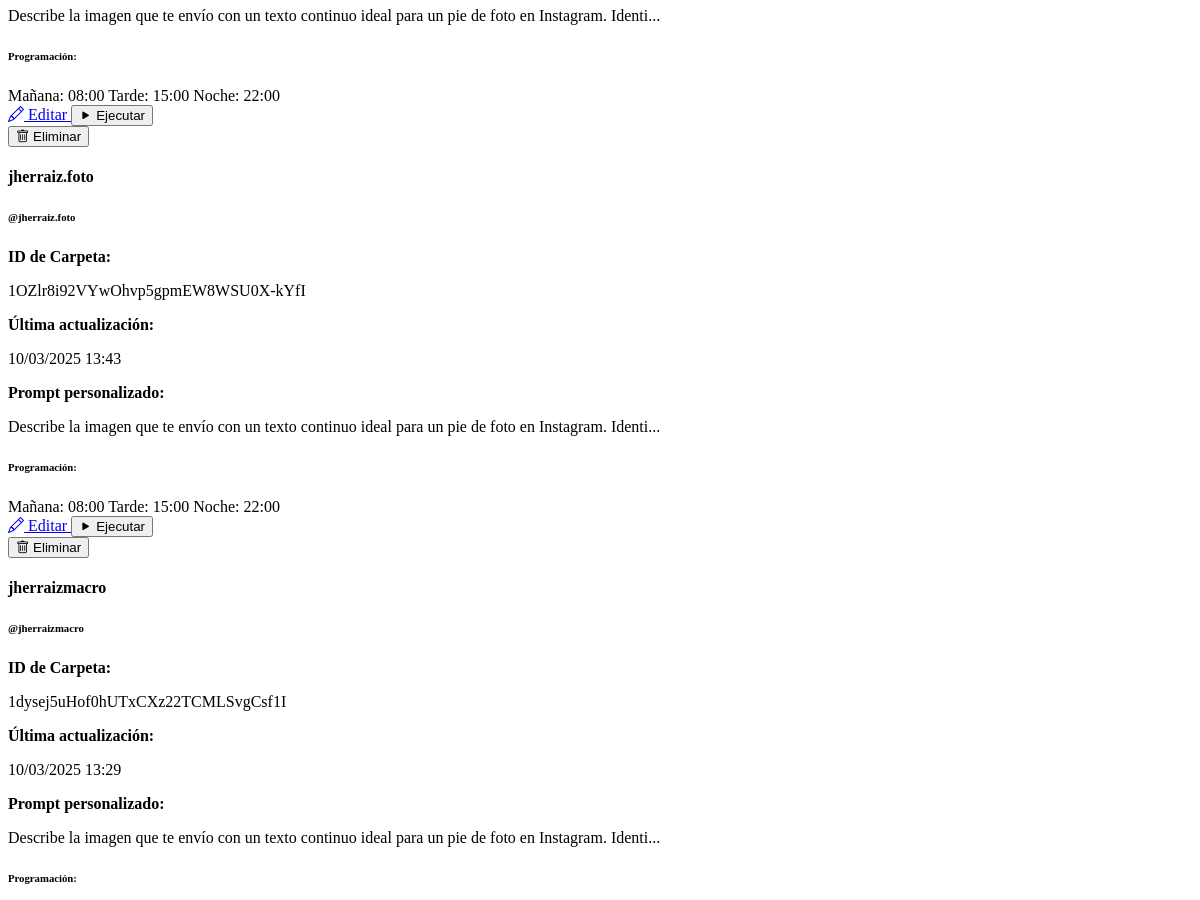
/config (signed in, middle part), run on an earlier commit of the app's database.
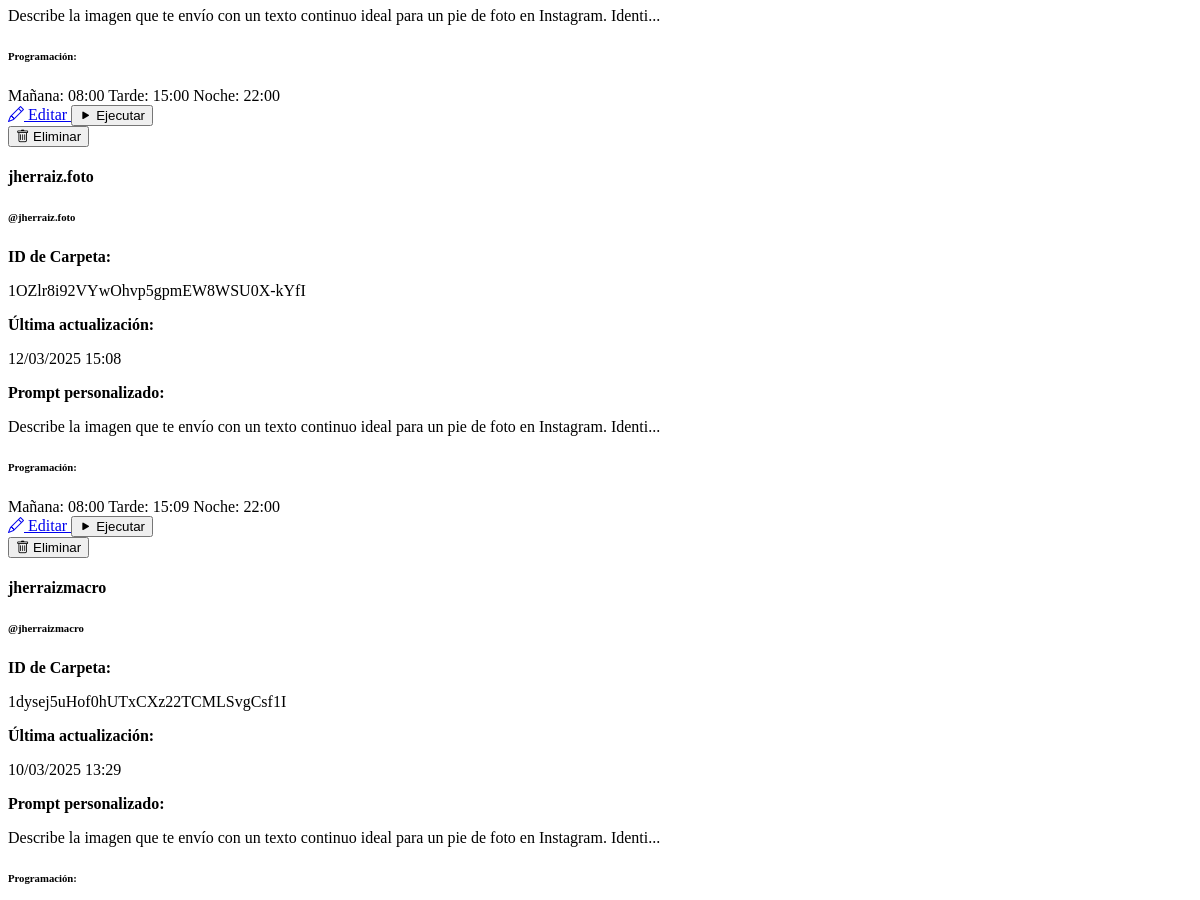
And on a later commit of the database.
### models.py (models this page shows)
class Account(db.Model):
    id = db.Column(db.Integer, primary_key=True)
    name = db.Column(db.String(100), nullable=False)
    instagram_username = db.Column(db.String(100), nullable=False)
    instagram_password = db.Column(db.String(100), nullable=False)
    google_credentials = db.Column(db.Text)
    folder_id = db.Column(db.String(100))
    gemini_api_key = db.Column(db.String(100))
    created_at = db.Column(db.DateTime, default=datetime.utcnow)
    updated_at = db.Column(db.DateTime, default=datetime.utcnow, onupdate=datetime.utcnow)
    publications = db.relationship('PublicationHistory', backref='account', lazy=True)
    gemini_prompt = db.Column(db.Text, default="Describe la imagen que te envío con un texto continuo ideal para un pie de foto en Instagram. Identifica la especie del ave y proporciona detalles sobre su aspecto, hábitat y distribución, manteniendo un tono natural, atractivo y animado. Incluye emojis y hashtags adecuados para resaltar la belleza de la naturaleza y la fotografía de aves. Con enfoque en la fotografía. Responde únicamente con el texto solicitado, sin añadir introducciones ni comentarios adicionales.")
    morning_post = db.Column(db.Boolean, default=True)
    morning_time = db.Column(db.String(5), default="08:00")
    afternoon_post = db.Column(db.Boolean, default=True)
    afternoon_time = db.Column(db.String(5), default="15:00")
    evening_post = db.Column(db.Boolean, default=True)
    evening_time = db.Column(db.String(5), default="22:00")

### app.py (the view)
@app.route('/config', methods=['GET', 'POST'])
@login_required
def config():
    accounts = Account.query.all()
    account_count = len(accounts)
    can_add_more = account_count < 4
    return render_template('config.html', accounts=accounts, can_add_more=can_add_more, account_count=account_count)

### app.py (called while the page is built)
@login_manager.user_loader
def load_user(user_id):
    return User.query.get(int(user_id))

### templates/config.html (shortened to what the changed rows need)
{% extends 'base.html' %}
{% block content %}
<div class="container">
    {% if form %}
    <div class="card mb-4">
        <div class="card-header bg-primary bg-opacity-25">
            {% if edit_mode %}
            <h4>Editar Cuenta: {{ account.name }}</h4>
            {% else %}
            <h4>Nueva Cuenta</h4>
            {% endif %}
        </div>
        <div class="card-body">
            <form method="post">
                {{ form.hidden_tag() }}
                <div class="row mb-3">
                    <div class="col-md-6">
                        <div class="mb-3">
                            {{ form.name.label(class="form-label") }}
                            {{ form.name(class="form-control") }}
                            {% if form.name.errors %}
                            <div class="text-danger small">
                                {% for error in form.name.errors %}
                                {{ error }}
                                {% endfor %}
                            </div>
                            {% endif %}
                        </div>
                        <div class="mb-3">
                            {{ form.instagram_username.label(class="form-label") }}
                            {{ form.instagram_username(class="form-control") }}
                            {% if form.instagram_username.errors %}
                            <div class="text-danger small">
                                {% for error in form.instagram_username.errors %}
                                {{ error }}
                                {% endfor %}
                            </div>
                            {% endif %}
                        </div>
                        <div class="mb-3 password-container">
                            {{ form.instagram_password.label(class="form-label") }}
                            {{ form.instagram_password(class="form-control", type="password", id="instagram_password") }}
                            <button type="button" class="toggle-password" data-target="instagram_password">
                                <i class="bi bi-eye"></i>
                            </button>
                            {% if form.instagram_password.errors %}
                            <div class="text-danger small">
                                {% for error in form.instagram_password.errors %}
                                {{ error }}
                                {% endfor %}
                            </div>
                            {% endif %}
                        </div>
                    </div>
                    <div class="col-md-6">
                        <div class="mb-3">
                            {{ form.folder_id.label(class="form-label") }}
                            <div class="input-group">
                                {{ form.folder_id(class="form-control") }}
                                <span class="input-group-text" data-bs-toggle="tooltip" title="ID de la carpeta de Google Drive donde se encuentran las imágenes">
                                    <i class="bi bi-question-circle"></i>
                                </span>
                            </div>
                            {% if form.folder_id.errors %}
                            <div class="text-danger small">
                                {% for error in form.folder_id.errors %}
                                {{ error }}
                                {% endfor %}
                            </div>
                            {% endif %}
                        </div>
                        <div class="mb-3">
                            {{ form.gemini_api_key.label(class="form-label") }}
                            <div class="input-group">
                                {{ form.gemini_api_key(class="form-control", type="password", id="gemini_api_key") }}
                                <button type="button" class="toggle-password input-group-text" data-target="gemini_api_key">
                                    <i class="bi bi-eye"></i>
                                </button>
                            </div>
                            {% if form.gemini_api_key.errors %}
                            <div class="text-danger small">
                                {% for error in form.gemini_api_key.errors %}
                                {{ error }}
                                {% endfor %}
                            </div>
                            {% endif %}
                        </div>
                        <div class="mb-3">
                            {{ form.google_credentials.label(class="form-label") }}
                            <div class="input-group">
                                {{ form.google_credentials(class="form-control", rows="3") }}
                                <span class="input-group-text" data-bs-toggle="tooltip" title="JSON de credenciales de Google codificado en Base64">
                                    <i class="bi bi-question-circle"></i>
                                </span>
                            </div>
                            {% if form.google_credentials.errors %}
                            <div class="text-danger small">
                                {% for error in form.google_credentials.errors %}
                                {{ error }}
                                {% endfor %}
                            </div>
                            {% endif %}
                        </div>
                        <div class="mb-3">
                            {{ form.gemini_prompt.label(class="form-label") }}
                            <div class="input-group">
                                {{ form.gemini_prompt(class="form-control", rows="5") }}
                                <span class="input-group-text" data-bs-toggle="tooltip" title="Prompt personalizado para generar descripciones de imágenes con Gemini AI">
                                    <i class="bi bi-question-circle"></i>
                                </span>
                            </div>
                            {% if form.gemini_prompt.errors %}
                            <div class="text-danger small">
                                {% for error in form.gemini_prompt.errors %}
                                {{ error }}
                                {% endfor %}
                            </div>
                            {% endif %}
                            <div class="form-text small text-muted">
                                Personaliza el prompt para generar descripciones que se adapten al estilo de esta cuenta.
                            </div>
                        </div>
                    </div>
                </div>
                <h5 class="mt-4 mb-3">Programación de publicaciones</h5>
                <div class="row">
                    <div class="col-md-4">
                        <div class="card mb-3">
                            <div class="card-body">
                                <h6 class="card-title">Mañana</h6>
                                <div class="mb-2 form-check">
                                    {{ form.morning_post(class="form-check-input schedule-toggle", data_target="morning_time") }}
                                    {{ form.morning_post.label(class="form-check-label") }}
                                </div>
                                <div class="mb-2">
                                    <label class="form-label">Hora</label>
                                    {{ form.morning_time(class="form-control", id="morning_time") }}
                                </div>
                            </div>
                        </div>
                    </div>
                    <div class="col-md-4">
                        <div class="card mb-3">
                            <div class="card-body">
                                <h6 class="card-title">Tarde</h6>
                                <div class="mb-2 form-check">
                                    {{ form.afternoon_post(class="form-check-input schedule-toggle", data_target="afternoon_time") }}
                                    {{ form.afternoon_post.label(class="form-check-label") }}
                                </div>
                                <div class="mb-2">
                                    <label class="form-label">Hora</label>
                                    {{ form.afternoon_time(class="form-control", id="afternoon_time") }}
                                </div>
                            </div>
                        </div>
                    </div>
                    <div class="col-md-4">
                        <div class="card mb-3">
                            <div class="card-body">
                                <h6 class="card-title">Noche</h6>
                                <div class="mb-2 form-check">
                                    {{ form.evening_post(class="form-check-input schedule-toggle", data_target="evening_time") }}
                                    {{ form.evening_post.label(class="form-check-label") }}
                                </div>
                                <div class="mb-2">
                                    <label class="form-label">Hora</label>
                                    {{ form.evening_time(class="form-control", id="evening_time") }}
                                </div>
                            </div>
                        </div>
                    </div>
                </div>
                <div class="d-flex mt-4">
                    {{ form.submit(class="btn btn-primary me-2") }}
                    {% if edit_mode %}
                    <a href="{{ url_for('config') }}" class="btn btn-secondary">Cancelar</a>
                    {% endif %}
                </div>
            </form>
        </div>
    </div>
    {% else %}
    {% if accounts %}
    <div class="row g-4">
        {% for account in accounts %}
        <div class="col-md-6">
            <div class="card h-100 account-card">
                <div class="card-body">
                    <h4 class="card-title">{{ account.name }}</h4>
                    <h6 class="card-subtitle mb-3 text-muted">@{{ account.instagram_username }}</h6>
                    <div class="row mb-3">
                        <div class="col-md-6">
                            <p class="mb-1"><strong>ID de Carpeta:</strong></p>
                            <p class="text-muted small">{{ account.folder_id }}</p>
                        </div>
                        <div class="col-md-6">
                            <p class="mb-1"><strong>Última actualización:</strong></p>
                            <p class="text-muted small">{{ account.updated_at.strftime('%d/%m/%Y %H:%M') }}</p>
                        </div>
                    </div>
                    <div class="row mb-3">
                        <div class="col-12">
                            <p class="mb-1"><strong>Prompt personalizado:</strong></p>
                            <p class="text-muted small">
                                {% if account.gemini_prompt and account.gemini_prompt|length > 100 %}
                                {{ account.gemini_prompt[:100] }}...
                                {% elif account.gemini_prompt %}
                                {{ account.gemini_prompt }}
                                {% else %}
                                <em>Usando prompt predeterminado</em>
                                {% endif %}
                            </p>
                        </div>
                    </div>
                    <h6 class="mb-2">Programación:</h6>
                    <div class="d-flex flex-wrap mb-3">
                        {% if account.morning_post %}
                        <span class="badge bg-info me-2 mb-1">Mañana: {{ account.morning_time }}</span>
                        {% endif %}
                        {% if account.afternoon_post %}
                        <span class="badge bg-info me-2 mb-1">Tarde: {{ account.afternoon_time }}</span>
                        {% endif %}
                        {% if account.evening_post %}
                        <span class="badge bg-info me-2 mb-1">Noche: {{ account.evening_time }}</span>
                        {% endif %}
                    </div>
                    <div class="d-flex mt-3">
                        <a href="{{ url_for('edit_account', account_id=account.id) }}" class="btn btn-sm btn-outline-primary me-2">
                            <i class="bi bi-pencil"></i> Editar
                        </a>
                        <button type="button" class="btn btn-sm btn-outline-success me-2 run-script" data-account-id="{{ account.id }}">
                            <span class="button-text"><i class="bi bi-play-fill"></i> Ejecutar</span>
                        </button>
                        <form action="{{ url_for('delete_account', account_id=account.id) }}" method="post" class="d-inline">
                            <button type="submit" class="btn btn-sm btn-outline-danger delete-account">
                                <i class="bi bi-trash"></i> Eliminar
                            </button>
                        </form>
                    </div>
                </div>
            </div>
        </div>
        {% endfor %}
    </div>
    {% else %}
    <div class="alert alert-info">
        <h5>No hay cuentas configuradas</h5>
        <p>Agrega una nueva cuenta para comenzar a usar el servicio.</p>
    </div>
    {% endif %}
    {% endif %}
</div>
{% endblock %}

What changed in the data, as far as the page shows it:
changed Account "jherraiz.foto": updated_at "10/03/2025 13:43" → "12/03/2025 15:08"; afternoon_time "15:00" → "15:09"
